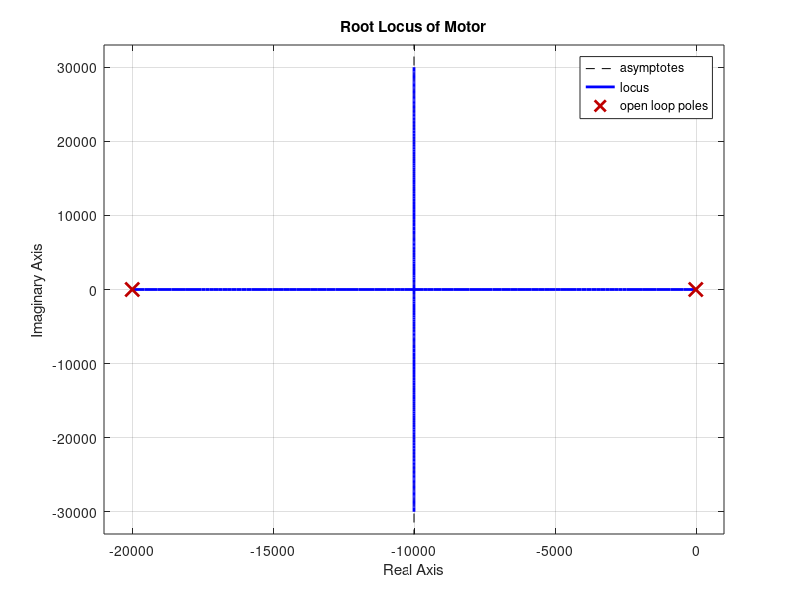
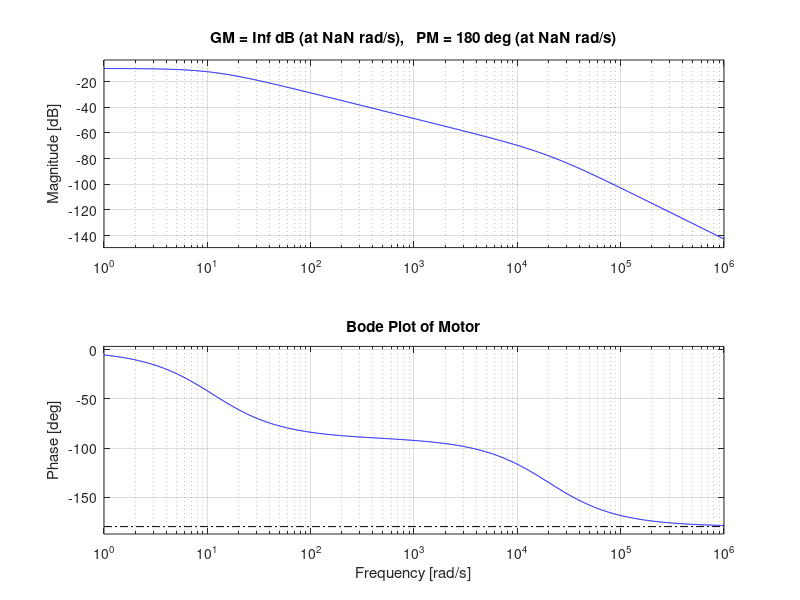
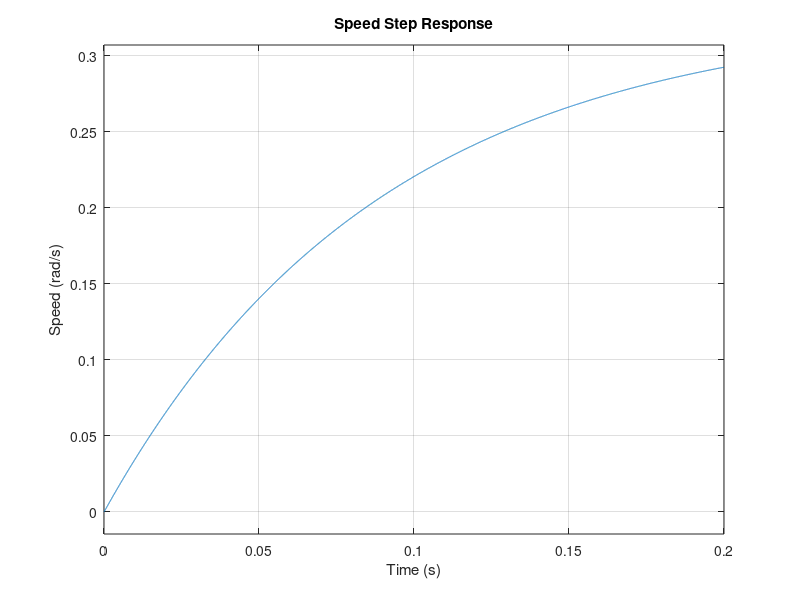

MATLAB code for these plots, in order:
% 馬達參數
R = 10;         % 歐姆
L = 0.0005;     % 亨利
Kt = 0.011;     % 轉矩常數 (Nm/A)
Ke = 0.011;     % 背電動勢常數 (V/rad/s)
J = 1e-5;       % 慣量
B = 1e-4;       % 阻尼
N = 30;
% 建立傳遞函數 G(s) = ω(s)/V(s)
num = [Kt];
den = [L*J, (L*B + R*J), (R*B + Kt*Ke)];
G_motor = tf(num, den)/30;

% 顯示傳遞函數
disp('DC Motor Transfer Function (ω(s)/V(s))');
G_motor

% 畫根軌跡
figure;
rlocus(G_motor);
title('Root Locus of Motor');

% 畫 Bode 圖
figure;
margin(G_motor);
title('Bode Plot of Motor');

% 畫步階響應（速度響應）
figure;
step(G_motor);
title('Speed Step Response');
ylabel('Speed (rad/s)');
xlabel('Time (s)');
